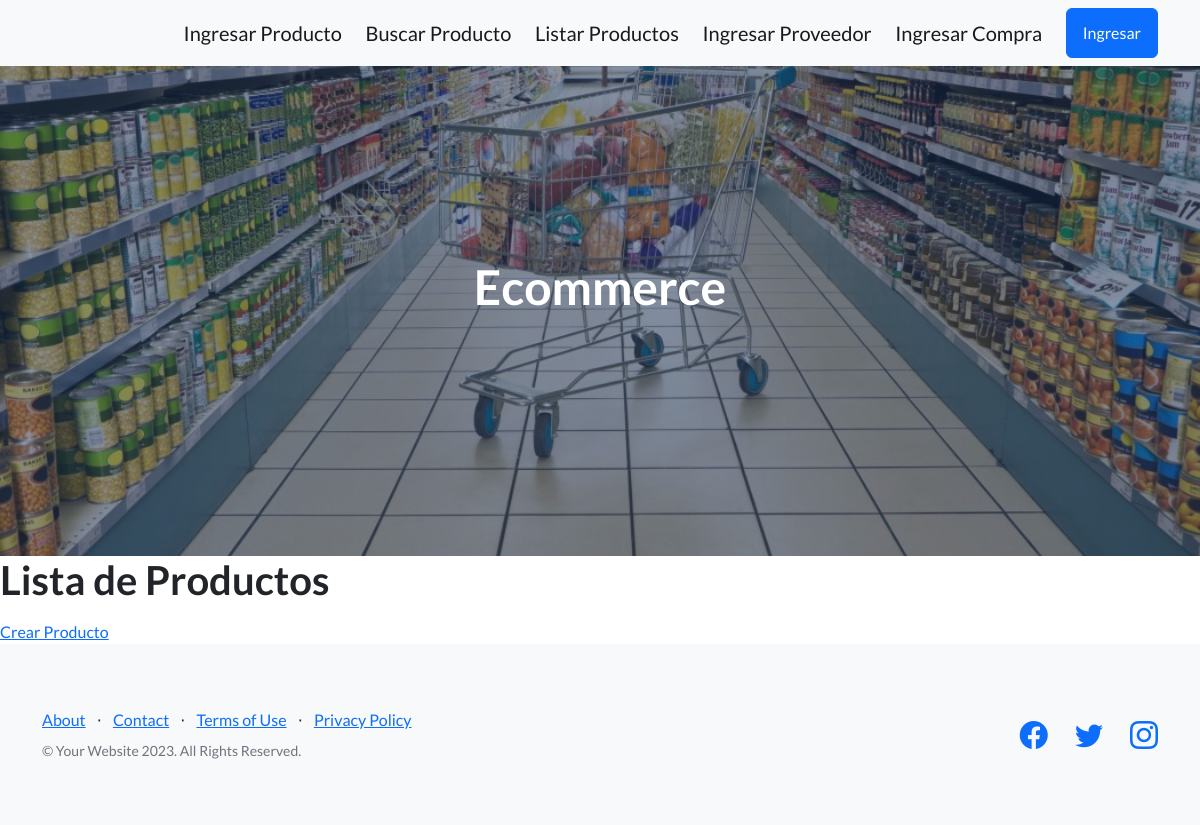
The app's page /lista-productos/, older data.
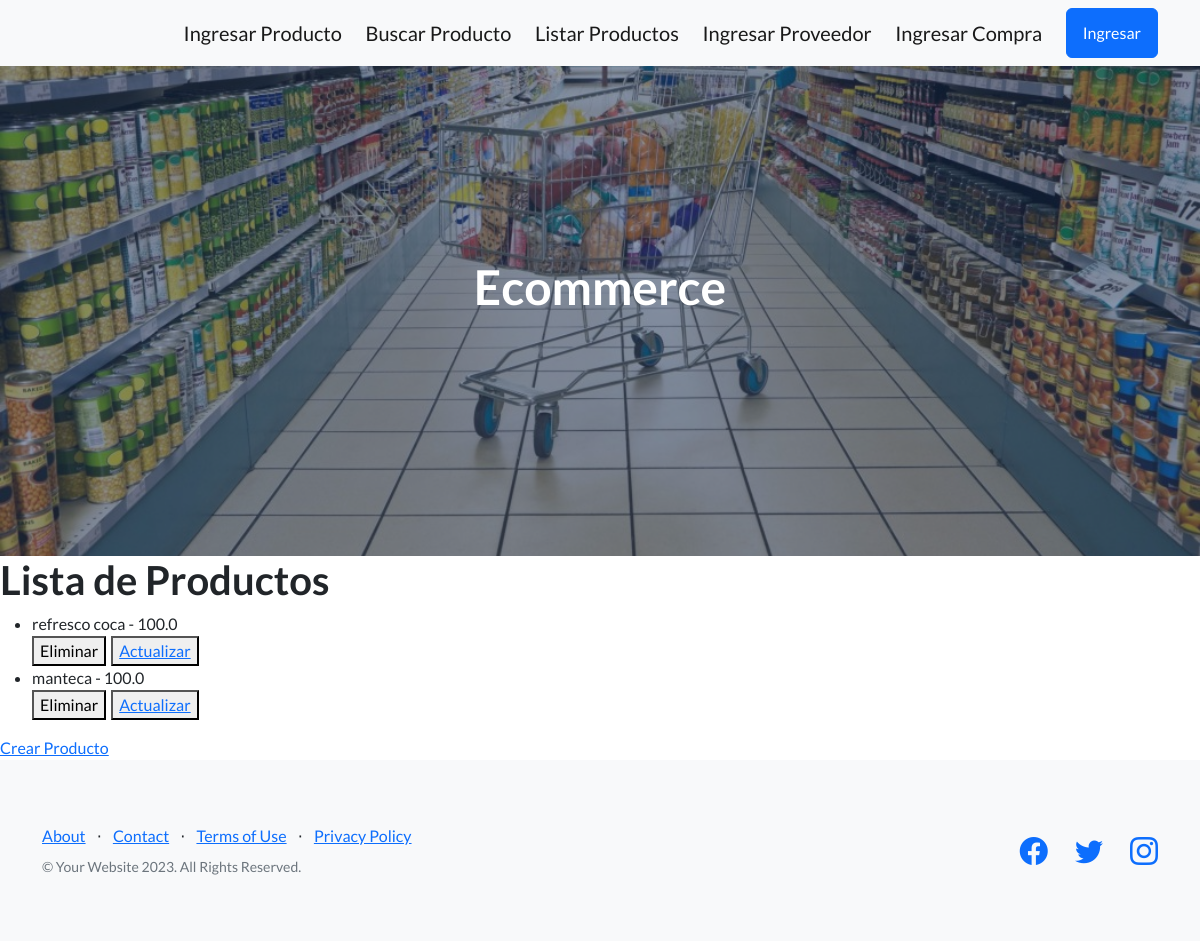
The same page, newer data.
### EntregaApp/models.py (models this page shows, shortened)
class Producto(models.Model):
  codigo = models.CharField(max_length=30)
  nombre = models.CharField(max_length=30)
  marca = models.CharField(max_length=30)
  precio_costo = models.FloatField()
  tipo = models.CharField(max_length=30)

### EntregaApp/views.py (the view)
# urls.py: path('lista-productos/', lista_productos, name='ListaProductos'),
def lista_productos(req):
  productos = Producto.objects.all()
  return render(req, "leer_productos.html", {"productos": productos})

### EntregaApp/templates/leer_productos.html
{% extends 'padre.html' %}
{% block contenidoQueCambia %}
<h1>Lista de Productos</h1>
<ul>
  {% for producto in productos %}
    <li>
      {{producto.nombre}} - {{producto.precio_costo}}
    </li>
    <div style="display: flex; column-gap: 5px;">
      <form action="{% url 'EliminaProducto' producto.codigo %}" method="post">{% csrf_token %}
        <button type="submit"> Eliminar </button>
      </form>
      <button>
        <a href="{% url 'EditaProducto' producto.codigo %}"> Actualizar </a>
      </button>
    </div>
  {% endfor %}
</ul>
<a href="{% url 'CreaProducto' %}">Crear Producto</a>
{% endblock contenidoQueCambia %}

### EntregaApp/templates/padre.html (shortened to what this page needs)
<!DOCTYPE html>
<html lang="en">
  <head>
    {% load static %}
    <link
      href="https://cdn.jsdelivr.net/npm/bootstrap-icons@1.5.0/font/bootstrap-icons.css"
      rel="stylesheet"
      type="text/css"
    />
    <link href="{% static 'css/styles.css' %}" rel="stylesheet" />
    <link href="{% static 'css/mis_estilos.css' %}" rel="stylesheet" />
  </head>
  <body>
    {% include 'navbar.html' %}
    <header class="masthead">
      <div class="container position-relative">
        <div class="row justify-content-center">
          <div class="col-xl-6">
            <div class="text-center text-white">
              <h1 class="mb-5">Ecommerce</h1>
            </div>
          </div>
        </div>
      </div>
    </header>
    {% block contenidoQueCambia %} {% endblock contenidoQueCambia %}
    <footer class="footer bg-light">
      <div class="container">
        <div class="row">
          <div class="col-lg-6 h-100 text-center text-lg-start my-auto">
            <ul class="list-inline mb-2">
              <li class="list-inline-item"><a href="#!">About</a></li>
              <li class="list-inline-item">⋅</li>
              <li class="list-inline-item"><a href="#!">Contact</a></li>
              <li class="list-inline-item">⋅</li>
              <li class="list-inline-item"><a href="#!">Terms of Use</a></li>
              <li class="list-inline-item">⋅</li>
              <li class="list-inline-item"><a href="#!">Privacy Policy</a></li>
            </ul>
            <p class="text-muted small mb-4 mb-lg-0">
              &copy; Your Website 2023. All Rights Reserved.
            </p>
          </div>
          <div class="col-lg-6 h-100 text-center text-lg-end my-auto">
            <ul class="list-inline mb-0">
              <li class="list-inline-item me-4">
                <a href="#!"><i class="bi-facebook fs-3"></i></a>
              </li>
              <li class="list-inline-item me-4">
                <a href="#!"><i class="bi-twitter fs-3"></i></a>
              </li>
              <li class="list-inline-item">
                <a href="#!"><i class="bi-instagram fs-3"></i></a>
              </li>
            </ul>
          </div>
        </div>
      </div>
    </footer>
  </body>
</html>

### EntregaApp/templates/navbar.html (shortened to what this page needs)
<nav class="navbar navbar-light bg-light static-top">
    <div class="container">
      <div class="home-button">
      </div>
      <a class="navbar-brand" href="{% url 'producto_formulario' %}">Ingresar Producto</a>
      <a class="navbar-brand" href="{% url 'BusquedaMarca' %}">Buscar Producto</a>
      <a class="navbar-brand" href="{% url 'ListaProductos' %}">Listar Productos</a>
      <a class="navbar-brand" href="{% url 'proveedor_formulario' %}">Ingresar Proveedor</a>
      <a class="navbar-brand" href="{% url 'compra_formulario' %}">Ingresar Compra</a>
      <a class="btn btn-primary" href="#">Ingresar</a>
    </div>
  </nav>

### EntregaApp/static/css/mis_estilos.css (style rules this page uses)
.home-button { padding-right: 170px; margin-left: -100px; }

Row changes from the older to the newer data that the page shows:
added Producto: nombre "refresco coca", precio_costo "100.0"
added Producto: nombre "manteca", precio_costo "100.0"
